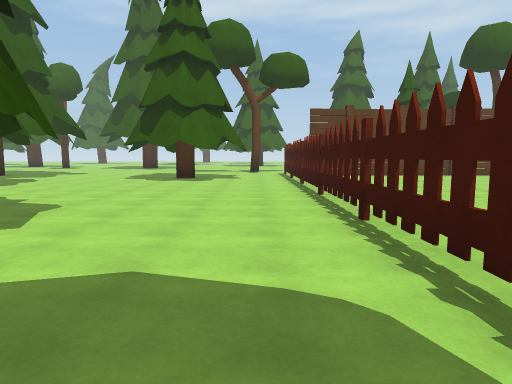
View 1 (above)

24 first-person views from a walk through a Unity game level. The camera is 1.5 m above the floor, tilts 6° down and sees 75° across. The floor is counted in squares, 2 m on a side. Each view is taken from the middle of a square. On the plan, view 1 faces up. The plan holds only what a view shows up to about 11 squares ahead; the rest is blank. The place goes on beyond the plan. The player is left out.

View 2
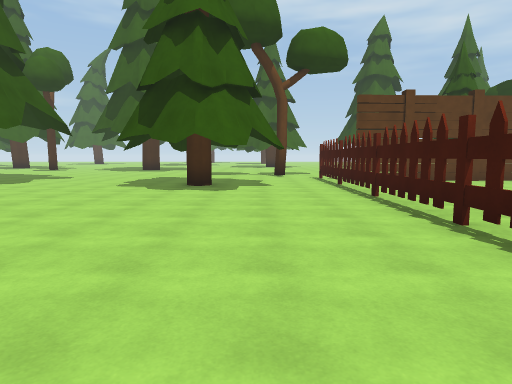

View 3
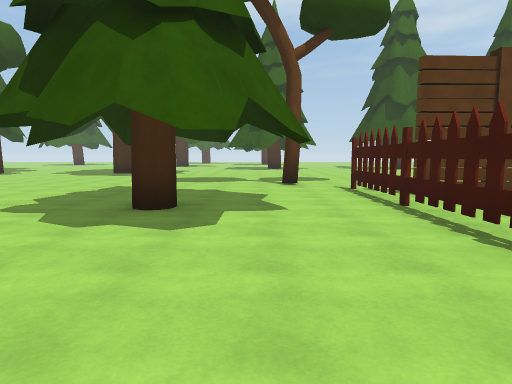

View 4
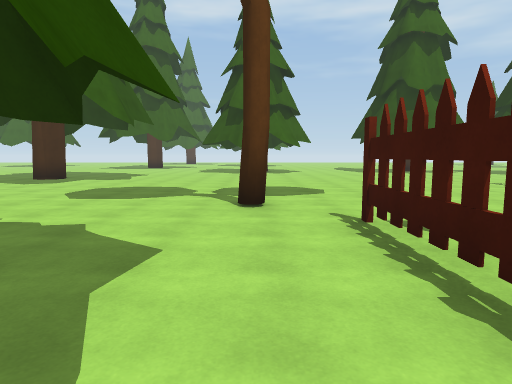

View 5
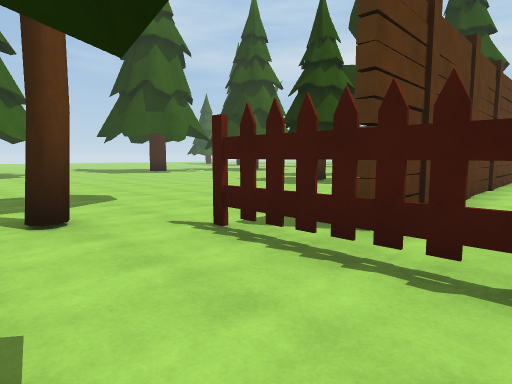

View 6
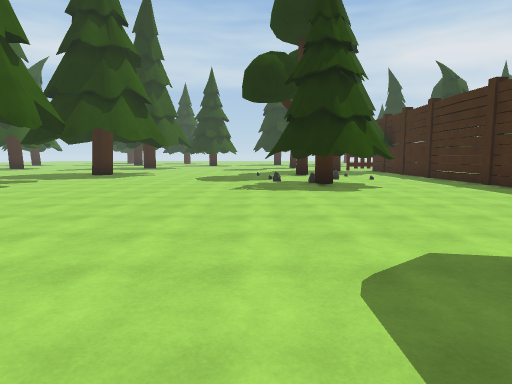

View 7
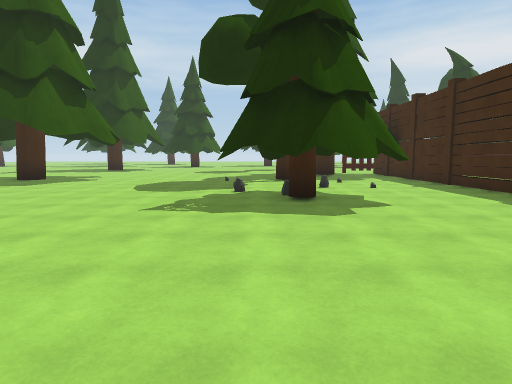

View 8
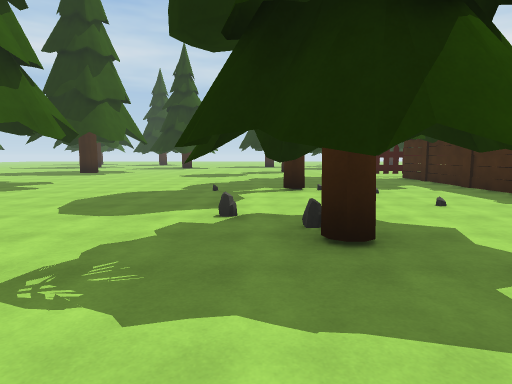

View 9
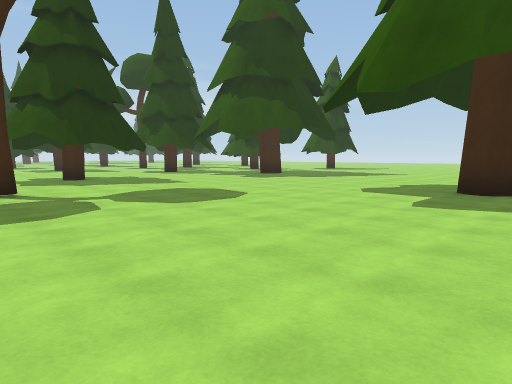

View 10
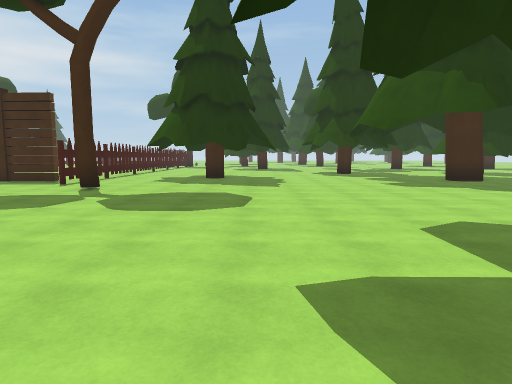

View 11
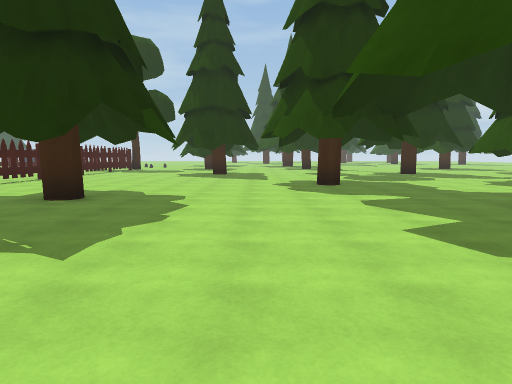

View 12
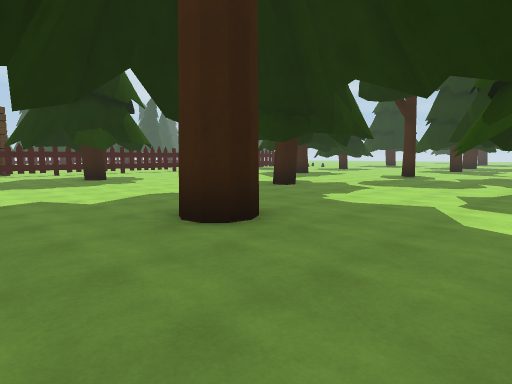

View 13
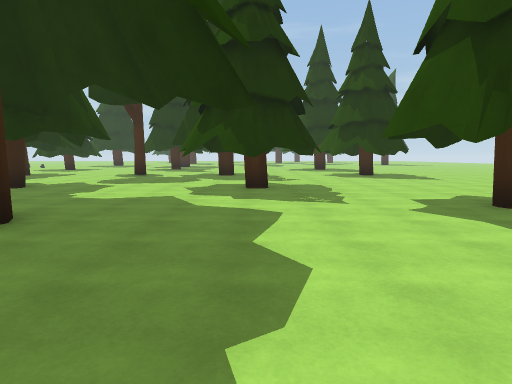

View 14
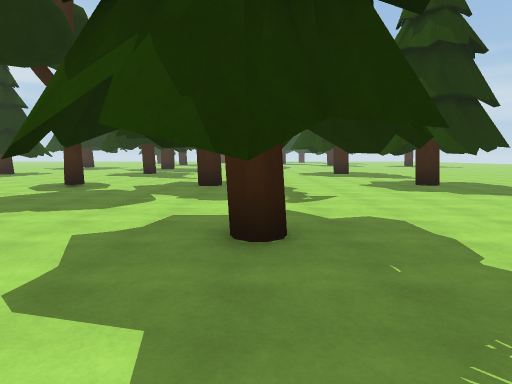

View 15
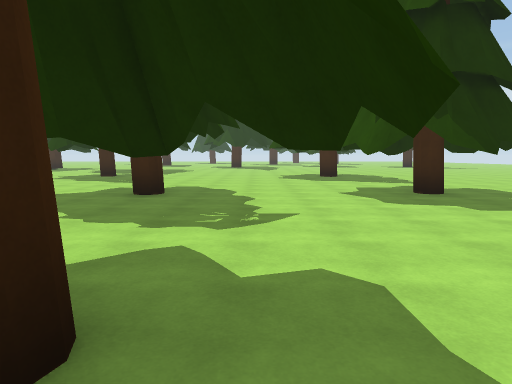

View 16
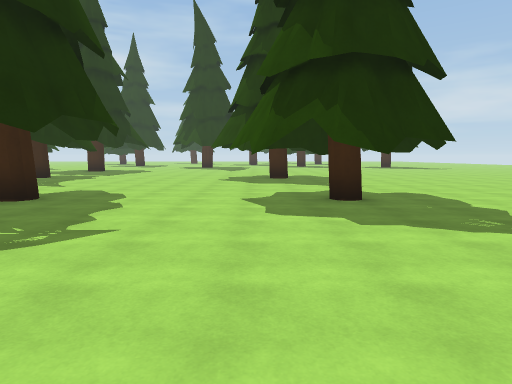

View 17
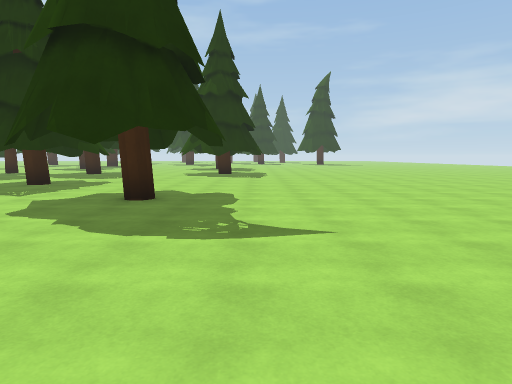

View 18
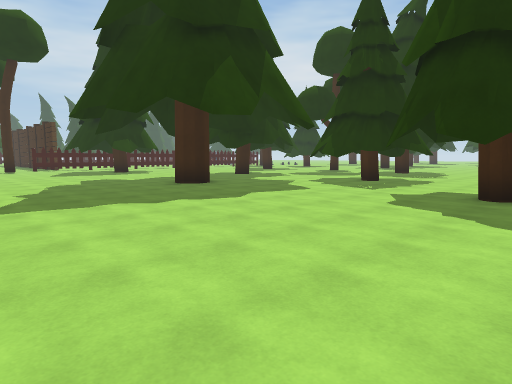

View 19
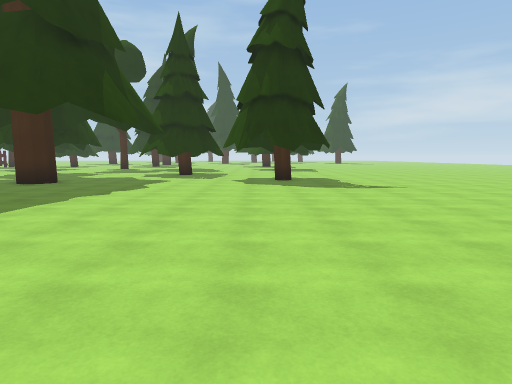

View 20
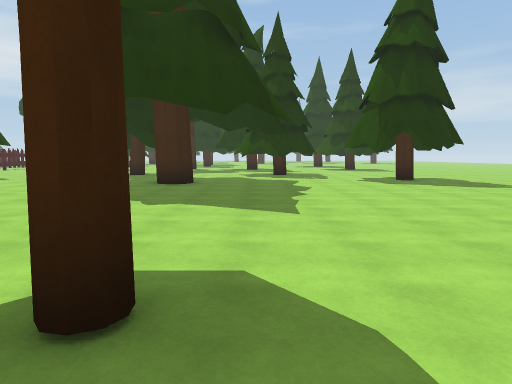

View 21
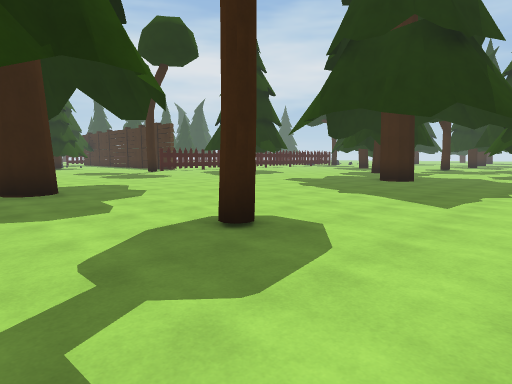

View 22
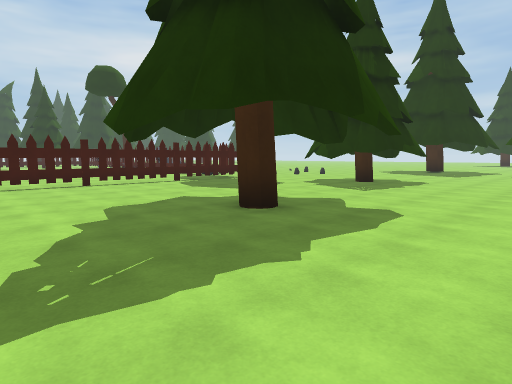

View 23
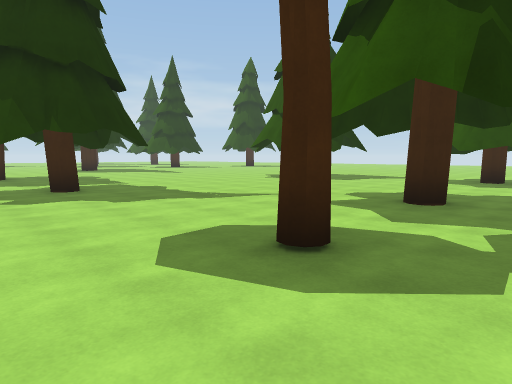

View 24
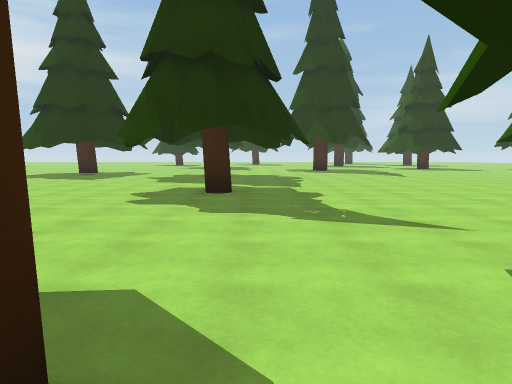

### Floor plan
Key: @ floor where view 1 was taken; # wall or solid block; . floor; T thing the floor can be seen under or through; R tree; O other object.
Columns run from 23 left of view 1 to 16 right of it. Each row starts with its distance up from view 1.
 24         .....      ......  .............
 23       . ........#.......................
 22      ......R............................
 21     ....................................
 20    ............................RR.......
 19    ...........................RRR.......
 18   ...........................RR#R...R..
 17  .............................RR.#.....
 16 .......................R..............O
 15 ........................................
 14 ..... ..................################
 13 .... .. ....#..... .....#
 12 .... #. ........... T...#
 11 .... ....#.... ....    .#
 10 ..........#..... ...  ..#
  9 .........#. ...#........#
  8 ........#.... ..........#
  7 .........#.... . .......#
  6   ......................#
  5    ..#... . ......   ...#
  4   ....#.............  ..#
  3  ...#.....#...R.. ... ..#
  2 ...#..... .. .... . ....#
  1 ....#..... .............#
  0 .......................@
 -1 .....  .............#..
 -2 ...     ......  .....#
 -3        ..... .#  .#.##
 -4        ........ ...##
 -5       ....... ......
 -6      ................
 -7      .......  .......

Where each view was taken, in squares from view 1:
view 1: 0 up, 0 right, facing up
view 2: 3 up, 1 left, facing up
view 3: 7 up, 1 left, facing up
view 4: 11 up, 0 right, facing up
view 5: 12 up, 1 left, facing up-right
view 6: 20 up, 1 left, facing right
view 7: 19 up, 2 right, facing right
view 8: 19 up, 5 right, facing right
view 9: 24 up, 1 right, facing down-left
view 10: 24 up, 4 left, facing down
view 11: 18 up, 6 left, facing down
view 12: 16 up, 14 left, facing down-right
view 13: 17 up, 14 left, facing down
view 14: 12 up, 14 left, facing down
view 15: 10 up, 15 left, facing down
view 16: 9 up, 17 left, facing down
view 17: 18 up, 20 left, facing down
view 18: 19 up, 19 left, facing down-right
view 19: 23 up, 17 left, facing down
view 20: 23 up, 13 left, facing down
view 21: 24 up, 15 left, facing down-right
view 22: 7 up, 8 left, facing down-right
view 23: 5 up, 7 left, facing down-left
view 24: 4 up, 10 left, facing down
